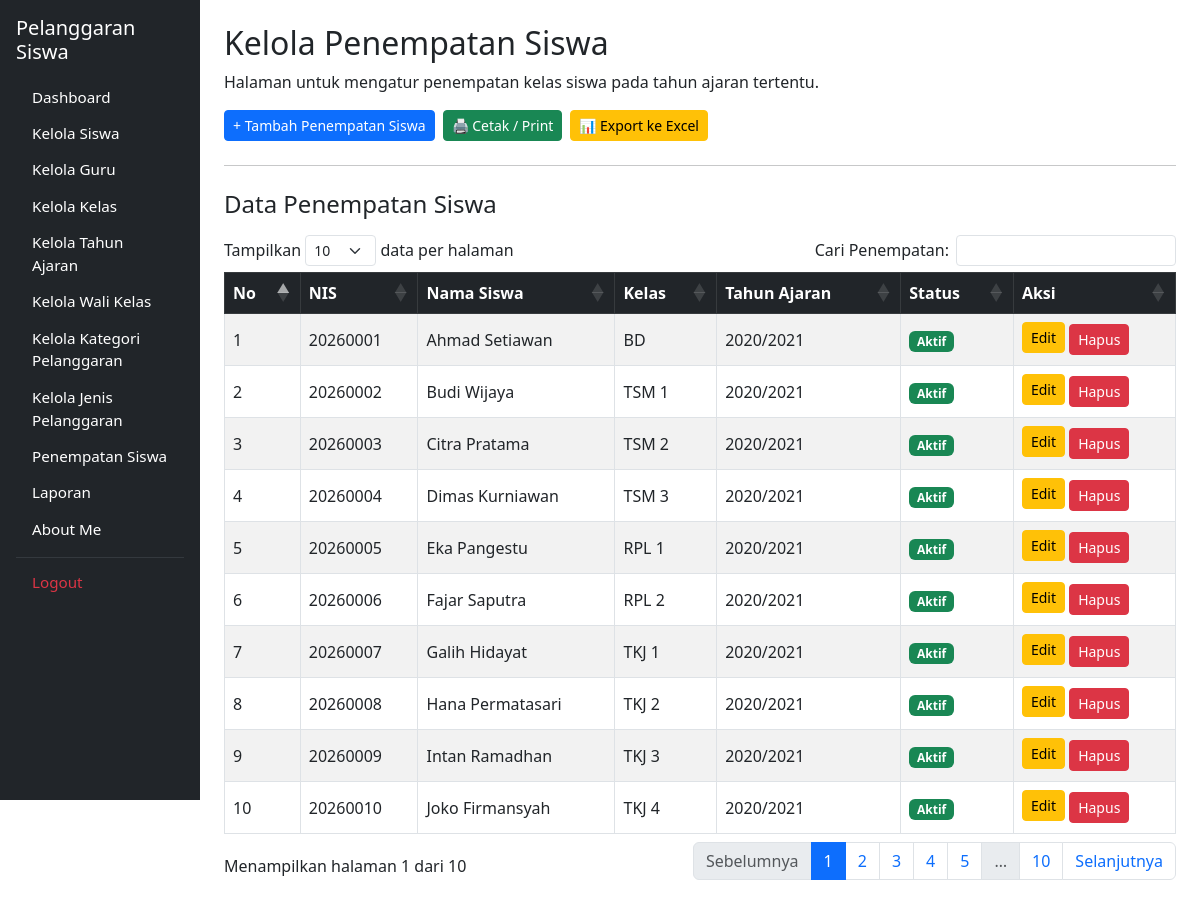
Page /penempatan_siswa.php (signed in) on the earlier database version.
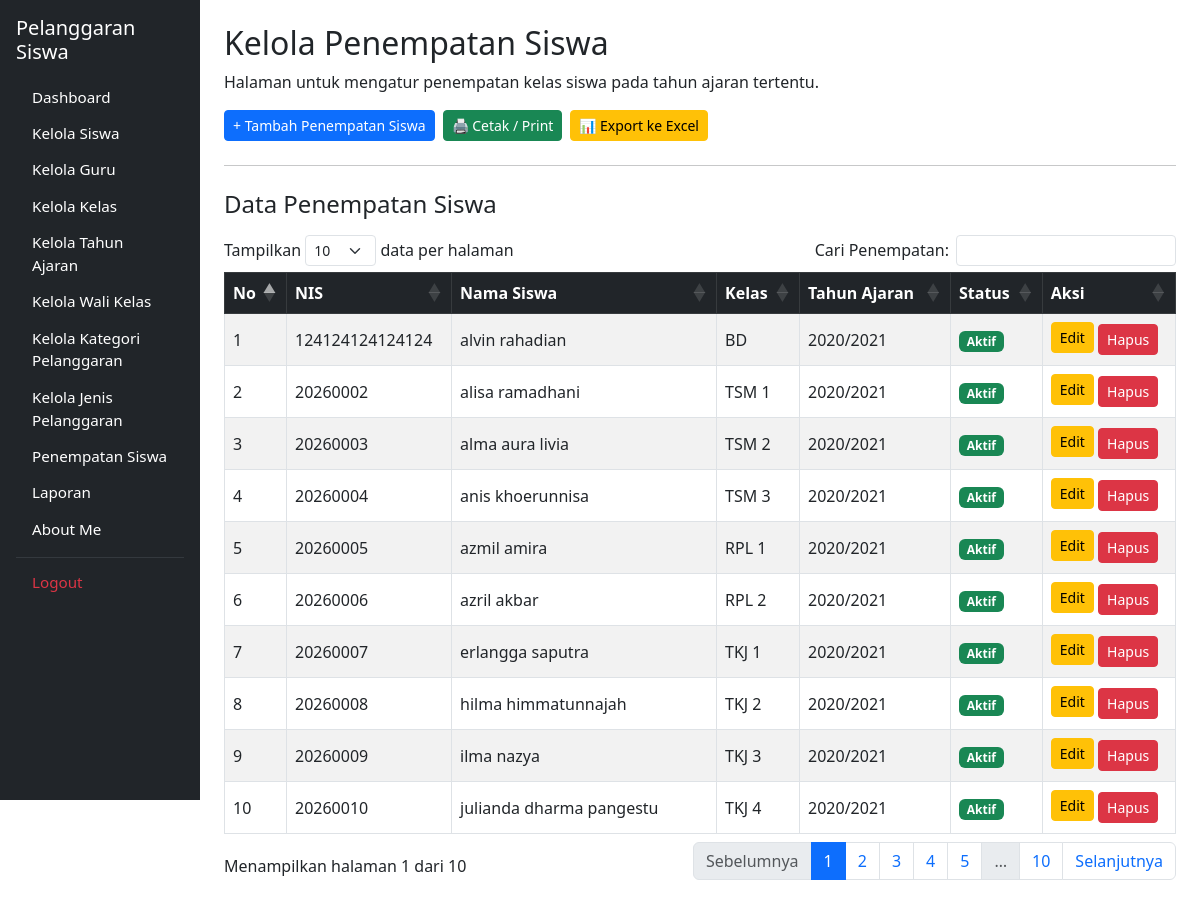
Same page on the later database version.
### tables this page shows
CREATE TABLE `t_kelas_siswa` (
  `id` int(11) NOT NULL,
  `siswa_id` int(11) DEFAULT NULL,
  `tahun_ajaran_id` int(11) DEFAULT NULL,
  `kelas_id` int(11) DEFAULT NULL,
  `tanggal_mulai` date NOT NULL,
  `tanggal_selesai` date NOT NULL,
  `status_aktif` tinyint(1) NOT NULL,
  `created_at` timestamp NOT NULL DEFAULT current_timestamp(),
  `updated_at` timestamp NOT NULL DEFAULT current_timestamp()
);

CREATE TABLE `t_siswa` (
  `id` int(11) NOT NULL,
  `nis` varchar(30) DEFAULT NULL,
  `nisn` varchar(20) NOT NULL,
  `nama` varchar(150) DEFAULT NULL,
  `jenis_kelamin` char(1) NOT NULL,
  `tanggal_lahir` date NOT NULL,
  `alamat` text NOT NULL,
  `status_aktif` tinyint(1) NOT NULL,
  `created_at` timestamp NOT NULL DEFAULT current_timestamp(),
  `updated_at` timestamp NOT NULL DEFAULT current_timestamp()
);

CREATE TABLE `t_kelas` (
  `id` int(11) NOT NULL,
  `nama` varchar(100) DEFAULT NULL,
  `tingkat` varchar(20) NOT NULL,
  `jurusan` varchar(100) NOT NULL,
  `status_aktif` tinyint(1) NOT NULL,
  `created_at` timestamp NOT NULL DEFAULT current_timestamp(),
  `updated_at` timestamp NOT NULL DEFAULT current_timestamp()
);

CREATE TABLE `t_tahun_ajaran` (
  `id` int(11) NOT NULL,
  `nama` varchar(20) DEFAULT NULL,
  `tanggal_mulai` date NOT NULL,
  `tanggal_selesai` date NOT NULL,
  `status_aktif` tinyint(1) NOT NULL,
  `created_at` timestamp NOT NULL DEFAULT current_timestamp(),
  `updated_at` timestamp NOT NULL DEFAULT current_timestamp()
);

### penempatan_siswa.php (the view, shortened to what the changed rows need)
<?php
include 'config/koneksi.php';
$sql = "
    SELECT
        ks.id,
        s.nama AS nama_siswa,
        s.nis,
        k.nama AS nama_kelas,
        ta.nama AS tahun_ajaran,
        ks.status_aktif
    FROM t_kelas_siswa ks
    LEFT JOIN t_siswa s ON ks.siswa_id = s.id
    LEFT JOIN t_kelas k ON ks.kelas_id = k.id
    LEFT JOIN t_tahun_ajaran ta ON ks.tahun_ajaran_id = ta.id
    ORDER BY ks.id ASC
";
$query = mysqli_query($koneksi, $sql);
?>
<!DOCTYPE html>
<html lang="id">
<head>
    <link href="https://cdn.jsdelivr.net/npm/bootstrap@5.3.0/dist/css/bootstrap.min.css" rel="stylesheet">
    <link rel="stylesheet" href="https://cdn.datatables.net/1.13.6/css/dataTables.bootstrap5.min.css">
</head>
<body>
<div class="container-fluid">
    <div class="row">
        <main class="col-md-9 col-lg-10 p-4">
            <h2>Kelola Penempatan Siswa</h2>
            <div class="table-responsive">
                <table id="tabelPenempatanSiswa" class="table table-bordered table-striped align-middle" style="width:100%">
                    <thead class="table-dark">
                        <tr>
                            <th>No</th>
                            <th>NIS</th>
                            <th>Nama Siswa</th>
                            <th>Kelas</th>
                            <th>Tahun Ajaran</th>
                            <th>Status</th>
                            <th>Aksi</th>
                        </tr>
                    </thead>
                    <tbody>
                        <?php
                        if ($query && mysqli_num_rows($query) > 0) {
                            while ($row = mysqli_fetch_assoc($query)) {
                        ?>
                            <tr>
                                <td><?= htmlspecialchars($row['id']); ?></td>
                                <td><?= htmlspecialchars($row['nis'] ?? '-') ?></td>
                                <td><?= htmlspecialchars($row['nama_siswa'] ?? '-') ?></td>
                                <td><?= htmlspecialchars($row['nama_kelas'] ?? '-') ?></td>
                                <td><?= htmlspecialchars($row['tahun_ajaran'] ?? '-') ?></td>
                                <td>
                                    <?php
                                    if (isset($row['status_aktif']) && $row['status_aktif'] == 1) {
                                        echo '<span class="badge bg-success">Aktif</span>';
                                    } else {
                                        echo '<span class="badge bg-danger">Tidak Aktif</span>';
                                    }
                                    ?>
                                </td>
                                <td>
                                    <a href="edit_penempatan_siswa.php?id=<?= (int)$row['id'] ?>" class="btn btn-warning btn-sm mb-1">Edit</a>
                                    <a href="hapus_penempatan_siswa.php?id=<?= (int)$row['id'] ?>"
                                       class="btn btn-danger btn-sm"
                                       onclick="return confirm('Yakin ingin menghapus penempatan siswa ini?')">
                                        Hapus
                                    </a>
                                </td>
                            </tr>
                        <?php
                            }
                        }
                        ?>
                    </tbody>
                </table>
            </div>
        </main>
    </div>
</div>
</body>
</html>

Differences in the rows shown:
changed through a linked row, t_kelas_siswa "BD": siswa.nis "20260001" → "124124124124124"; siswa.nama "Ahmad Setiawan" → "alvin rahadian"
changed through a linked row, t_kelas_siswa "TSM 1": siswa.nama "Budi Wijaya" → "alisa ramadhani"
changed through a linked row, t_kelas_siswa "TSM 2": siswa.nama "Citra Pratama" → "alma aura livia"
changed through a linked row, t_kelas_siswa "TSM 3": siswa.nama "Dimas Kurniawan" → "anis khoerunnisa"
changed through a linked row, t_kelas_siswa "RPL 1": siswa.nama "Eka Pangestu" → "azmil amira"
changed through a linked row, t_kelas_siswa "RPL 2": siswa.nama "Fajar Saputra" → "azril akbar"
changed through a linked row, t_kelas_siswa "TKJ 1": siswa.nama "Galih Hidayat" → "erlangga saputra"
changed through a linked row, t_kelas_siswa "TKJ 2": siswa.nama "Hana Permatasari" → "hilma himmatunnajah"
changed through a linked row, t_kelas_siswa "TKJ 3": siswa.nama "Intan Ramadhan" → "ilma nazya"
changed through a linked row, t_kelas_siswa "TKJ 4": siswa.nama "Joko Firmansyah" → "julianda dharma pangestu"
